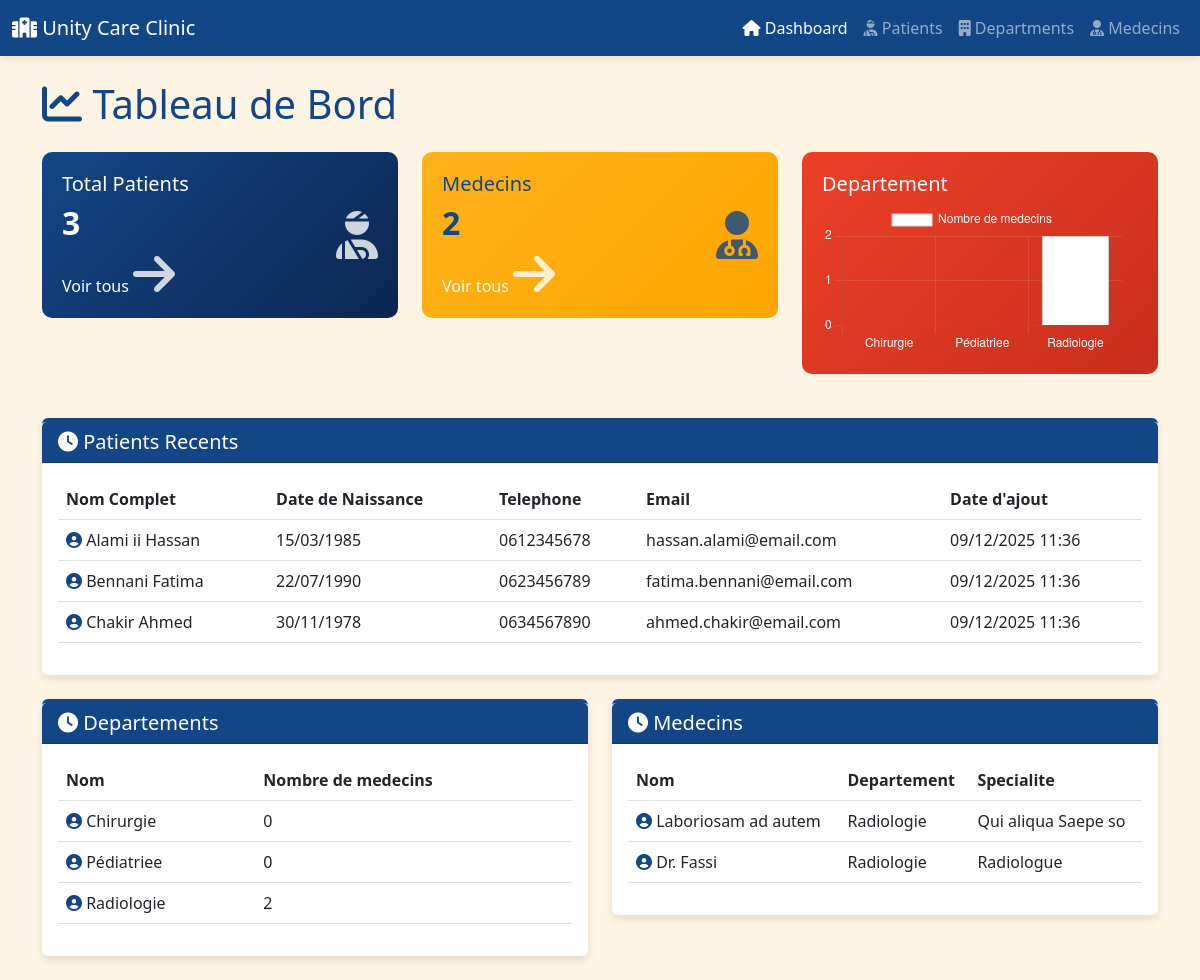
Screenshot of /src/public/index.php with the database file from the repository.
### tables this page shows
CREATE TABLE `patients` (
  `id` int(11) NOT NULL,
  `nom` varchar(100) NOT NULL,
  `prenom` varchar(100) NOT NULL,
  `date_naissance` date NOT NULL,
  `telephone` varchar(20) DEFAULT NULL,
  `email` varchar(100) DEFAULT NULL,
  `adresse` text DEFAULT NULL,
  `created_at` timestamp NOT NULL DEFAULT current_timestamp()
);

CREATE TABLE `departments` (
  `id` int(11) NOT NULL,
  `nom` varchar(100) NOT NULL,
  `description` text DEFAULT NULL,
  `created_at` timestamp NOT NULL DEFAULT current_timestamp()
);

CREATE TABLE `medecins` (
  `id` int(11) NOT NULL,
  `nom` varchar(100) NOT NULL,
  `prenom` varchar(100) NOT NULL,
  `specialite` varchar(100) NOT NULL,
  `department_id` int(11) DEFAULT NULL,
  `email` varchar(100) DEFAULT NULL,
  `telephone` varchar(20) DEFAULT NULL,
  `created_at` timestamp NOT NULL DEFAULT current_timestamp()
);

### src/public/index.php (the view, shortened to what the rows shown need)
<?php
require_once '../config/database.php';
require_once '../models/Medecins.php';
require_once '../models/Departments.php';
require_once '../models/Patients.php';
$patientModel = new Patient();
$departmentModel = new Department();
$medecinModel = new Medecin();
$totalPatients = $patientModel->count();
$totalMedecins = $medecinModel->count();
$recentPatients = $patientModel->getAll();
$recentPatients = array_slice($recentPatients, 0, 5);
$Departments = $departmentModel->getAll();
$recentDepartments = array_slice($Departments, 0, 5);
$departmentLabels = [];
$departmentMedecinsCount = [];
foreach ($Departments as $department) {
    $departmentLabels[] = $department['nom'];
    $departmentMedecinsCount[] = count(
        $medecinModel->getByDepartment($department['id'])
    );
}
$recentMedecins = $medecinModel->getAll();
?>
<!DOCTYPE html>
<html lang="fr">
<head>
    <link href="https://cdn.jsdelivr.net/npm/bootstrap@5.3.0/dist/css/bootstrap.min.css" rel="stylesheet">
    <link rel="stylesheet" href="https://cdnjs.cloudflare.com/ajax/libs/font-awesome/6.4.0/css/all.min.css">
    <link rel="stylesheet" href="style.css">
</head>
<body>
    <main class="main">
        <div class="container mt-4">
            <h1 class="mb-4">
                <i class="fas fa-chart-line"></i> Tableau de Bord
            </h1>
            <div class="row">
                <div class="col-md-4">
                    <div class="stat-card card-patients">
                        <div class="d-flex justify-content-between align-items-center">
                            <div>
                                <h2 class="fw-bold"><?php echo $totalPatients; ?></h2>
                            </div>
                        </div>
                    </div>
                </div>
                <div class="col-md-4">
                    <div class="stat-card card-medecins">
                        <div class="d-flex justify-content-between align-items-center">
                            <div>
                                <h2 class="fw-bold"><?php echo $totalMedecins; ?></h2>
                            </div>
                        </div>
                    </div>
                </div>
            </div>
            <div class="row mt-4">
                <div class="col-12">
                    <div class="card">
                        <div class="card-body">
                            <div class="table-responsive">
                                <table class="table table-hover">
                                    <thead>
                                        <tr>
                                            <th>Nom Complet</th>
                                            <th>Date de Naissance</th>
                                            <th>Telephone</th>
                                            <th>Email</th>
                                            <th>Date d'ajout</th>
                                        </tr>
                                    </thead>
                                    <tbody>
                                        <?php if (empty($recentPatients)): ?>
                                            <tr>
                                                <td colspan="5" class="text-center text-muted">
                                                    Aucun patient enregistre
                                                </td>
                                            </tr>
                                        <?php else: ?>
                                            <?php foreach ($recentPatients as $patient): ?>
                                                <tr>
                                                    <td>
                                                        <i class="fas fa-user-circle text-primary"></i>
                                                        <?php echo htmlspecialchars($patient['nom'] . ' ' . $patient['prenom']); ?>
                                                    </td>
                                                    <td><?php echo date('d/m/Y', strtotime($patient['date_naissance'])); ?></td>
                                                    <td><?php echo htmlspecialchars($patient['telephone']); ?></td>
                                                    <td><?php echo htmlspecialchars($patient['email']); ?></td>
                                                    <td><?php echo date('d/m/Y H:i', strtotime($patient['created_at'])); ?></td>
                                                </tr>
                                            <?php endforeach; ?>
                                        <?php endif; ?>
                                    </tbody>
                                </table>
                            </div>
                        </div>
                    </div>
                </div>
            </div>
            <div class="row my-4">
                <div class="col-6">
                    <div class="card">
                        <div class="card-body">
                            <div class="table-responsive">
                                <table class="table table-hover">
                                    <thead>
                                        <tr>
                                            <th>Nom</th>
                                            <th>Nombre de medecins</th>
                                        </tr>
                                    </thead>
                                    <tbody>
                                        <?php if (empty($recentDepartments)): ?>
                                            <tr>
                                                <td colspan="2" class="text-center text-muted">
                                                    Aucun departement enregistre
                                                </td>
                                            </tr>
                                        <?php else: ?>
                                            <?php foreach ($recentDepartments as $departement): ?>
                                                <tr>
                                                    <td>
                                                        <i class="fas fa-user-circle text-primary"></i>
                                                        <?php echo htmlspecialchars($departement['nom']); ?>
                                                    </td>
                                                    <td><?php echo count($medecinModel->getByDepartment($departement['id'])) ?>
                                                    </td>
                                                </tr>
                                            <?php endforeach; ?>
                                        <?php endif; ?>
                                    </tbody>
                                </table>
                            </div>
                        </div>
                    </div>
                </div>
                <div class="col-6">
                    <div class="card">
                        <div class="card-body">
                            <div class="table-responsive">
                                <table class="table table-hover">
                                    <thead>
                                        <tr>
                                            <th>Nom</th>
                                            <th>Departement</th>
                                            <th>Specialite</th>
                                        </tr>
                                    </thead>
                                    <tbody>
                                        <?php if (empty($recentMedecins)): ?>
                                            <tr>
                                                <td colspan="3" class="text-center text-muted">
                                                    Aucun medecin enregistre
                                                </td>
                                            </tr>
                                        <?php else: ?>
                                            <?php foreach ($recentMedecins as $medecin): ?>
                                                <tr>
                                                    <td>
                                                        <i class="fas fa-user-circle text-primary"></i>
                                                        <?php echo htmlspecialchars($medecin['nom']); ?>
                                                    </td>
                                                    <td><?php echo htmlspecialchars($medecin['department_nom']); ?></td>
                                                    <td><?php echo htmlspecialchars($medecin['specialite']); ?></td>
                                                </tr>
                                            <?php endforeach; ?>
                                        <?php endif; ?>
                                    </tbody>
                                </table>
                            </div>
                        </div>
                    </div>
                </div>
            </div>
        </div>
    </main>
    <script>
        const ctx = document.getElementById('myChart');
        new Chart(ctx, {
            type: 'bar',
            data: {
                labels: <?php echo json_encode($departmentLabels); ?>,
                datasets: [{
                    label: 'Nombre de medecins',
                    data: <?php echo json_encode($departmentMedecinsCount); ?>,
                    backgroundColor: 'rgba(255, 255, 255, 1)',
                    borderColor: 'rgba(212, 212, 212, 1)',
                    borderWidth: 1,
                }]
            },
            options: {
                responsive: true,
                plugins: {
                    legend: {
                        labels: {
                            color: '#ffffff'
                        }
                    },
                    tooltip: {
                        titleColor: '#ffffff',
                        bodyColor: '#ffffff'
                    }
                },
                scales: {
                    x: {
                        ticks: {
                            color: '#ffffff'
                        },
                        grid: {
                            color: 'rgba(255, 255, 255, 0.1)'
                        }
                    },
                    y: {
                        beginAtZero: true,
                        ticks: {
                            color: '#ffffff',
                            stepSize: 1
                        },
                        grid: {
                            color: 'rgba(255, 255, 255, 0.1)'
                        }
                    }
                }
            }
        })
    </script>
</body>
</html>

### rows the page displays
patients: nom+prenom "Alami ii Hassan", date_naissance "15/03/1985", telephone "0612345678", email "hassan.alami@email.com", created_at "09/12/2025 11:36"
patients: nom+prenom "Bennani Fatima", date_naissance "22/07/1990", telephone "0623456789", email "fatima.bennani@email.com", created_at "09/12/2025 11:36"
patients: nom+prenom "Chakir Ahmed", date_naissance "30/11/1978", telephone "0634567890", email "ahmed.chakir@email.com", created_at "09/12/2025 11:36"
departments: nom "Chirurgie", ByDepartment "0"
departments: nom "Pédiatriee", ByDepartment "0"
departments: nom "Radiologie", ByDepartment "2"
medecins: nom "Laboriosam ad autem", department.nom "Radiologie", specialite "Qui aliqua Saepe so"
medecins: nom "Dr. Fassi", department.nom "Radiologie", specialite "Radiologue"

### other values shown
$totalPatients "3"
$totalMedecins "2"
chart data {{ json_encode($departmentMedecinsCount) }} [0,0,2]
